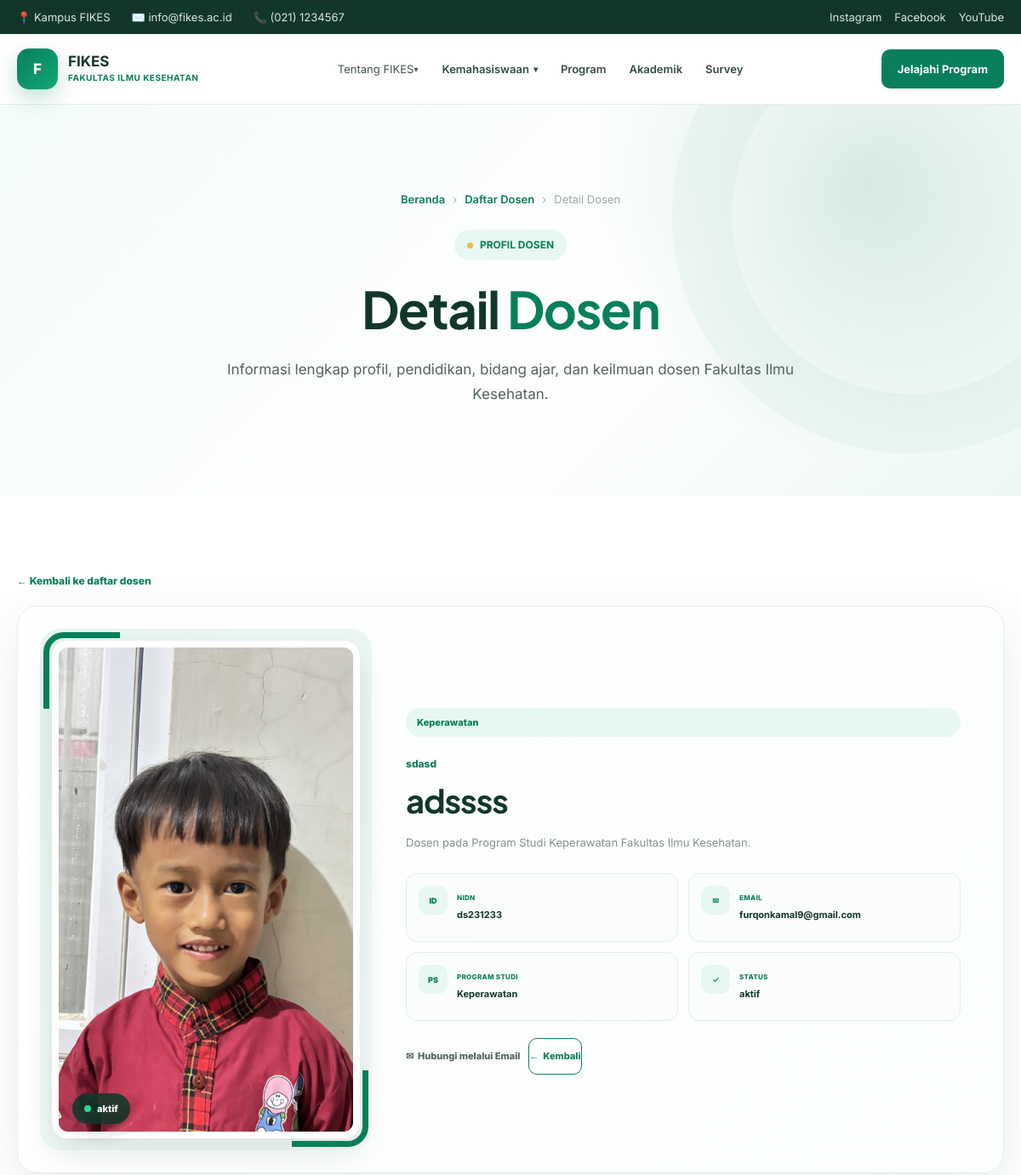
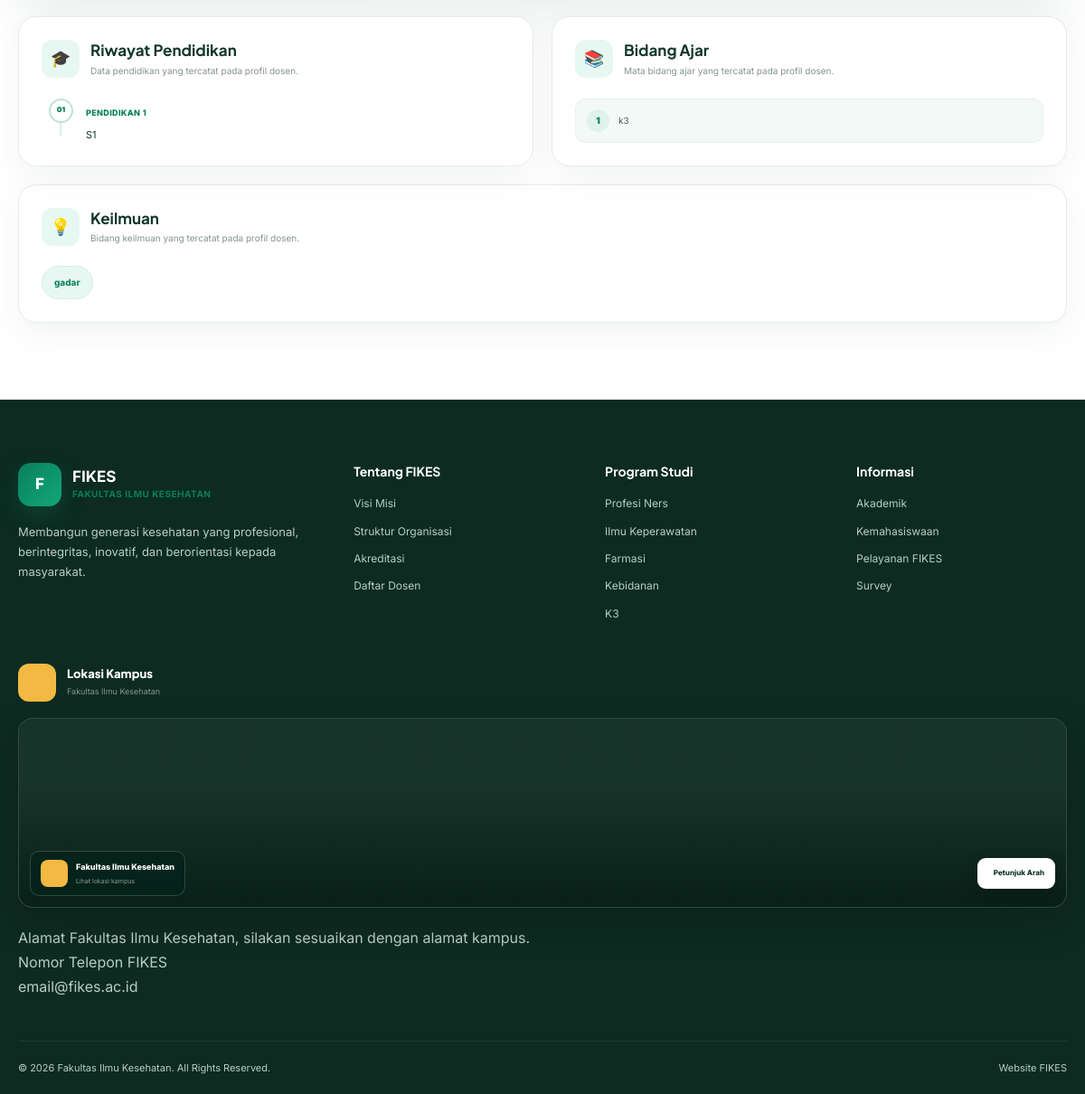
The app's page /page/dosen/detail-dosen.php?id=2 with its own data (2 pictures, top to bottom).
### tables this page shows
CREATE TABLE `dosen` (
  `id` int(10) UNSIGNED NOT NULL,
  `nidn` varchar(30) DEFAULT NULL,
  `nama` varchar(150) NOT NULL,
  `program_studi` varchar(100) NOT NULL,
  `jabatan` varchar(100) DEFAULT NULL,
  `email` varchar(150) DEFAULT NULL,
  `foto` varchar(255) DEFAULT NULL,
  `status` enum('aktif','nonaktif') DEFAULT 'aktif',
  `created_at` timestamp NOT NULL DEFAULT current_timestamp()
);

CREATE TABLE `dosen_pendidikan` (
  `id` int(11) NOT NULL,
  `dosen_id` int(11) NOT NULL,
  `nilai` text NOT NULL,
  `created_at` timestamp NOT NULL DEFAULT current_timestamp()
);

CREATE TABLE `dosen_bidang_ajar` (
  `id` int(11) NOT NULL,
  `dosen_id` int(11) NOT NULL,
  `nilai` varchar(255) NOT NULL,
  `created_at` timestamp NOT NULL DEFAULT current_timestamp()
);

CREATE TABLE `dosen_keilmuan` (
  `id` int(11) NOT NULL,
  `dosen_id` int(11) NOT NULL,
  `nilai` varchar(255) NOT NULL,
  `created_at` timestamp NOT NULL DEFAULT current_timestamp()
);

### page/dosen/detail-dosen.php (the view, shortened to what this page needs)
<?php
require_once __DIR__ . '/../../admin/config/database.php';
function e($value)
{
  return htmlspecialchars($value ?? '', ENT_QUOTES, 'UTF-8');
}
$id = (int)($_GET['id'] ?? 0);
$stmt = $pdo->prepare('SELECT id,nidn,nama,program_studi,jabatan,email,foto,status FROM dosen WHERE id=?');
$stmt->execute([$id]);
$dosen = $stmt->fetch();
$stmt = $pdo->prepare('SELECT id,nilai FROM dosen_pendidikan WHERE dosen_id=? ORDER BY id ASC');
$stmt->execute([$id]);
$pendidikan = $stmt->fetchAll();
$stmt = $pdo->prepare('SELECT id,nilai FROM dosen_bidang_ajar WHERE dosen_id=? ORDER BY id ASC');
$stmt->execute([$id]);
$bidangAjar = $stmt->fetchAll();
$stmt = $pdo->prepare('SELECT id,nilai FROM dosen_keilmuan WHERE dosen_id=? ORDER BY id ASC');
$stmt->execute([$id]);
$keilmuan = $stmt->fetchAll();
$foto = trim($dosen['foto'] ?? '');
$fotoUrl = $foto !== '' ? '../../admin/uploads/dosen/' . rawurlencode($foto) : '';
$initial = strtoupper(substr(trim($dosen['nama'] ?? 'D'), 0, 1));
?>
<!doctype html>
<html lang="id">
<head>
</head>
<body>
  <?php require_once __DIR__ . '/../menu/topbar.php'; ?>
  <?php require_once __DIR__ . '/../menu/navbar.php'; ?>
  <main>
    <section class="hero">
      <div class="container">
        <div class="hero-content">
          <div class="breadcrumb">
            <a href="../index.php">Beranda</a><span>›</span>
            <a href="dosen.php">Daftar Dosen</a><span>›</span>
            <span>Detail Dosen</span>
          </div>
          <div class="hero-label"><span class="hero-dot"></span>PROFIL DOSEN</div>
          <h1>Detail <span>Dosen</span></h1>
          <p>Informasi lengkap profil, pendidikan, bidang ajar, dan keilmuan dosen Fakultas Ilmu Kesehatan.</p>
        </div>
      </div>
    </section>
    <section class="section dosen-detail-section">
      <div class="container">
        <a class="detail-back" href="dosen.php">← Kembali ke daftar dosen</a>
        <div class="detail-card modern-detail-card">
          <div class="detail-photo-frame">
            <div class="detail-photo-inner">
              <?php if ($fotoUrl): ?>
                <img src="<?= e($fotoUrl) ?>" alt="<?= e($dosen['nama']) ?>">
              <?php else: ?>
                <div class="detail-avatar"><?= e($initial) ?></div>
              <?php endif; ?>
            </div>
            <span class="photo-status <?= strtolower(trim($dosen['status'] ?? '')) === 'aktif' ? 'active' : '' ?>">
              <i></i><?= e($dosen['status'] ?: 'Status tidak tersedia') ?>
            </span>
          </div>
          <div class="detail-content modern-detail-content">
            <span class="detail-program"><?= e($dosen['program_studi'] ?: 'Program Studi') ?></span>
            <div class="detail-role"><?= e($dosen['jabatan'] ?: 'Dosen') ?></div>
            <h1><?= e($dosen['nama']) ?></h1>
            <p class="detail-intro">Dosen pada Program Studi <?= e($dosen['program_studi'] ?: '—') ?> Fakultas Ilmu
              Kesehatan.</p>
            <div class="detail-info-grid">
              <div class="info-box"><span class="info-icon">ID</span>
                <div><small>NIDN</small><strong><?= e($dosen['nidn'] ?: '—') ?></strong></div>
              </div>
              <div class="info-box"><span class="info-icon">✉</span>
                <div><small>EMAIL</small><strong><?= e($dosen['email'] ?: '—') ?></strong></div>
              </div>
              <div class="info-box"><span class="info-icon">PS</span>
                <div><small>PROGRAM STUDI</small><strong><?= e($dosen['program_studi'] ?: '—') ?></strong></div>
              </div>
              <div class="info-box"><span class="info-icon">✓</span>
                <div><small>STATUS</small><strong><?= e($dosen['status'] ?: '—') ?></strong></div>
              </div>
            </div>
            <div class="detail-actions">
              <?php if (!empty($dosen['email'])): ?><a class="btn" href="mailto:<?= e($dosen['email']) ?>">✉&nbsp;
                  Hubungi melalui Email</a><?php endif; ?>
              <a class="btn btn-outline" href="dosen.php">←&nbsp; Kembali</a>
            </div>
          </div>
        </div>
        <div class="detail-data-grid">
          <section class="data-card">
            <div class="data-card-title"><span class="data-icon">🎓</span>
              <div>
                <h2>Riwayat Pendidikan</h2>
                <p>Data pendidikan yang tercatat pada profil dosen.</p>
              </div>
            </div>
            <?php if ($pendidikan): ?>
              <div class="education-list">
                <?php foreach ($pendidikan as $i => $row): ?>
                  <div class="education-item"><span
                      class="edu-number"><?= str_pad((string)($i + 1), 2, '0', STR_PAD_LEFT) ?></span>
                    <div><span class="edu-label">Pendidikan <?= ($i + 1) ?></span>
                      <p><?= nl2br(e($row['nilai'])) ?></p>
                    </div>
                  </div>
                <?php endforeach; ?>
              </div>
            <?php else: ?><div class="data-empty">Belum ada data riwayat pendidikan.</div><?php endif; ?>
          </section>
          <section class="data-card">
            <div class="data-card-title"><span class="data-icon">📚</span>
              <div>
                <h2>Bidang Ajar</h2>
                <p>Mata bidang ajar yang tercatat pada profil dosen.</p>
              </div>
            </div>
            <?php if ($bidangAjar): ?>
              <div class="number-list">
                <?php foreach ($bidangAjar as $i => $row): ?><div class="number-item"><span><?= ($i + 1) ?></span>
                    <p><?= e($row['nilai']) ?></p>
                  </div><?php endforeach; ?>
              </div>
            <?php else: ?><div class="data-empty">Belum ada data bidang ajar.</div><?php endif; ?>
          </section>
        </div>
        <section class="data-card science-card">
          <div class="data-card-title"><span class="data-icon">💡</span>
            <div>
              <h2>Keilmuan</h2>
              <p>Bidang keilmuan yang tercatat pada profil dosen.</p>
            </div>
          </div>
          <?php if ($keilmuan): ?>
            <div class="tag-list">
              <?php foreach ($keilmuan as $row): ?><span><?= e($row['nilai']) ?></span><?php endforeach; ?></div>
          <?php else: ?><div class="data-empty">Belum ada data keilmuan.</div><?php endif; ?>
        </section>
      </div>
    </section>
  </main>
  <footer>
    <div class="container footer-main">
      <div class="footer-brand">
        <div class="logo footer-logo">
          <div class="logo-icon">F</div>
          <div class="logo-text">
            <strong style="color: white"> FIKES </strong>
            <small> FAKULTAS ILMU KESEHATAN </small>
          </div>
        </div>
        <p>
          Membangun generasi kesehatan yang profesional, berintegritas,
          inovatif, dan berorientasi kepada masyarakat.
        </p>
      </div>
      <div>
        <h4 class="footer-title">Tentang FIKES</h4>
        <div class="footer-links">
          <a href="#"> Visi Misi </a>
          <a href="#"> Struktur Organisasi </a>
          <a href="#"> Akreditasi </a>
          <a href="#"> Daftar Dosen </a>
        </div>
      </div>
      <div>
        <h4 class="footer-title">Program Studi</h4>
        <div class="footer-links">
          <a href="#"> Profesi Ners </a>
          <a href="#"> Ilmu Keperawatan </a>
          <a href="#"> Farmasi </a>
          <a href="#"> Kebidanan </a>
          <a href="#"> K3 </a>
        </div>
      </div>
      <div>
        <h4 class="footer-title">Informasi</h4>
        <div class="footer-links">
          <a href="#"> Akademik </a>
          <a href="#"> Kemahasiswaan </a>
          <a href="#"> Pelayanan FIKES </a>
          <a href="#"> Survey </a>
        </div>
      </div>
      <div class="footer-location">
        <div class="location-header">
          <div class="location-icon">
          </div>
          <div>
            <h3>Lokasi Kampus</h3>
            <p>Fakultas Ilmu Kesehatan</p>
          </div>
        </div>
        <div class="map-card">
          <iframe
            src="https://www.google.com/maps/embed?pb=!1m18!1m12!1m3!1d3960.1515727139526!2d109.11806027499709!3d-6.991421893009626!2m3!1f0!2f0!3f0!3m2!1i1024!2i768!4f13.1!3m3!1m2!1s0x2e6fbef42471658d%3A0x883656d1325ef066!2sUniversitas%20Bhamada%20Slawi!5e0!3m2!1sid!2sid!4v1787544396003!5m2!1sid!2sid"
            width="600" height="450" style="border: 0" allowfullscreen="" loading="lazy"
 title="Lokasi Fakultas Ilmu Kesehatan" loading="lazy"
 allowfullscreen>
          </iframe>
          <div class="map-overlay">
            <div class="map-info">
              <div class="map-info-icon">
              </div>
              <div>
                <strong> Fakultas Ilmu Kesehatan </strong>
                <span> Lihat lokasi kampus </span>
              </div>
            </div>
            <a href="#" target="_blank" class="map-direction">
              Petunjuk Arah
            </a>
          </div>
        </div>
        <div class="footer-contact location-contact">
          <span>
            Alamat Fakultas Ilmu Kesehatan, silakan sesuaikan dengan alamat
            kampus.
          </span>
        </div>
        <div class="footer-contact">
          <span> Nomor Telepon FIKES </span>
        </div>
        <div class="footer-contact">
          <span> email@fikes.ac.id </span>
        </div>
      </div>
    </div>
    <div class="container footer-bottom">
      <span>
        © <span id="year"></span> Fakultas Ilmu Kesehatan. All Rights
        Reserved.
      </span>
      <span> Website FIKES </span>
    </div>
  </footer>
</body>
</html>

### records on screen
dosen: foto (picture), status "aktif", program_studi "Keperawatan", jabatan "sdasd", nama "adssss", nidn "ds231233", email "furqonkamal9@gmail.com"
dosen_pendidikan: i "01", nilai "S1"
dosen_bidang_ajar: nilai "k3"
dosen_keilmuan: nilai "gadar"
